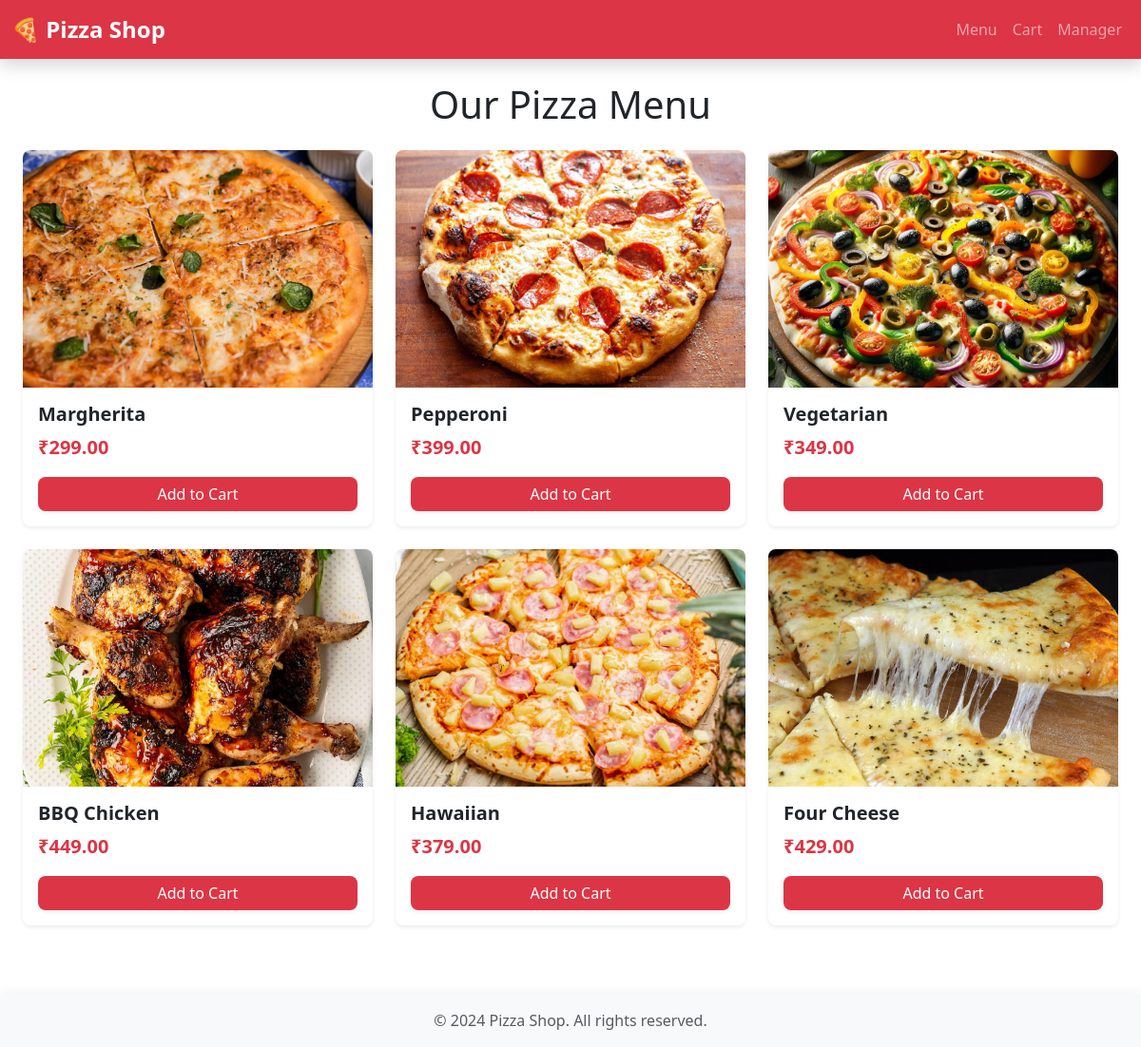
The page / on the database its author committed.
### tables this page shows
CREATE TABLE pizzas (
                id INTEGER PRIMARY KEY AUTOINCREMENT,
                name TEXT NOT NULL,
                price REAL NOT NULL,
                image_url TEXT DEFAULT 'default-pizza.jpg'
            );

### app.py (the view)
@app.route('/')
def index():
    try:
        pizzas = MenuService.get_all_pizzas()
        return render_template('index.html', pizzas=pizzas)
    except Exception as e:
        logger.error(f"Error loading homepage: {str(e)}")
        return render_template('500.html'), 500

### app.py (called while the page is built)
def get_db_connection():
    try:
        conn = sqlite3.connect(DATABASE)
        conn.row_factory = sqlite3.Row
        return conn
    except sqlite3.Error as e:
        logger.error(f"Database connection error: {str(e)}")
        raise Exception(f"Failed to connect to database: {str(e)}")

    @staticmethod
    def get_all_pizzas():
        try:
            conn = get_db_connection()
            cursor = conn.cursor()
            cursor.execute('SELECT id, name, price, image_url FROM pizzas')
            rows = cursor.fetchall()
            conn.close()
            pizzas = [{'id': row['id'], 'name': row['name'], 'price': row['price'], 'image_url': row['image_url']} for row in rows]
            return pizzas
        except Exception as e:
            logger.error(f"Error retrieving pizzas: {str(e)}")
            if 'conn' in locals():
                conn.close()
            return []

### templates/index.html (shortened to what this page needs)
{% extends "base.html" %} {% block title %}Pizza Menu - Pizza Shop{% endblock %}
{% block content %}
<div class="container">
  <h1 class="text-center mb-4">Our Pizza Menu</h1>
  <div class="row row-cols-1 row-cols-md-2 row-cols-lg-3 g-4">
    {% for pizza in pizzas %}
    <div class="col">
      <div class="card pizza-card h-100 shadow-sm">
        <img
          src="{{ url_for('static', filename='images/pizzas/' + pizza.image_url) }}"
          class="card-img-top"
          alt="{{ pizza.name }}"
          style="
            height: 250px;
            object-fit: cover;
            border-radius: 0.5rem 0.5rem 0 0;
          "
          onerror="
            this.style.display = 'none';
            this.nextElementSibling.style.display = 'flex';
          "
        />
        <div class="card-body d-flex flex-column">
          <h5 class="card-title">{{ pizza.name }}</h5>
          <p class="card-text text-muted fs-5">
            ₹{{ "%.2f"|format(pizza.price) }}
          </p>
          <form
            action="/add_to_cart/{{ pizza.id }}"
            method="post"
            class="mt-auto add-to-cart-form"
            data-pizza-id="{{ pizza.id }}"
          >
            <button type="submit" class="btn btn-danger w-100">
              Add to Cart
            </button>
          </form>
        </div>
      </div>
    </div>
    {% endfor %}
  </div>
</div>
{% endblock %}

### static/css/style.css (style rules this page uses)
:root { --primary-red: #dc3545; --primary-red-hover: #bb2d3b; --primary-red-dark: #a02834; --light-gray: #f8f9fa; --border-radius: 0.5rem; --transition-speed: 0.3s; --shadow-sm: 0 0.125rem 0.25rem rgba(0, 0, 0, 0.075); --shadow-md: 0 0.5rem 1rem rgba(0, 0, 0, 0.15); --shadow-hover: 0 0.75rem 1.5rem rgba(0, 0, 0, 0.2); }
body { min-height: 100vh; display: flex; flex-direction: column; }
.btn { border-radius: var(--border-radius); font-weight: 500; transition: all var(--transition-speed) ease; border: none; }
.btn-danger { background-color: var(--primary-red); box-shadow: var(--shadow-sm); }
.card { border-radius: var(--border-radius); border: none; transition: all var(--transition-speed) ease; }
.card.shadow-sm { box-shadow: var(--shadow-sm); }
.pizza-card { height: 100%; transition: all var(--transition-speed) ease; }
.pizza-card .card-title { color: #212529; font-weight: 700; font-size: 1.25rem; }
.pizza-card .card-text { font-weight: 600; color: var(--primary-red) !important; }
@media (min-width: 769px) { .container { max-width: 1200px; } }
.pizza-card .card-img-top { height: 250px; object-fit: cover; transition: transform var(--transition-speed) ease; border-radius: var(--border-radius) var(--border-radius) 0 0; }
img[alt]:after { content: attr(alt); display: block; text-align: center; padding: 20px; background: #f8f9fa; color: #6c757d; font-size: 14px; }

### rows shown on the page
pizzas: image_url (picture), name "Margherita", price "299.00"
pizzas: image_url (picture), name "Pepperoni", price "399.00"
pizzas: image_url (picture), name "Vegetarian", price "349.00"
pizzas: image_url (picture), name "BBQ Chicken", price "449.00"
pizzas: image_url (picture), name "Hawaiian", price "379.00"
pizzas: image_url (picture), name "Four Cheese", price "429.00"
